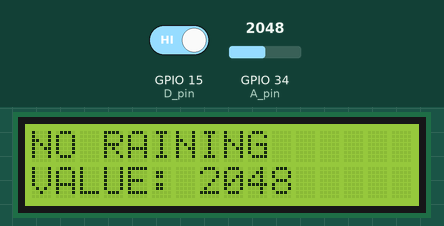
This sketch was run on a simulated ESP32. On the bench: 16×2 character LCD. The test bench sets the inputs (shaded band); at power-on: GPIO 15 (D_pin) HIGH, GPIO 34 (A_pin) = 2048.

Above: at 2.2 s.
2.3 s: GPIO 15 (D_pin) driven LOW
At 3.9 s:
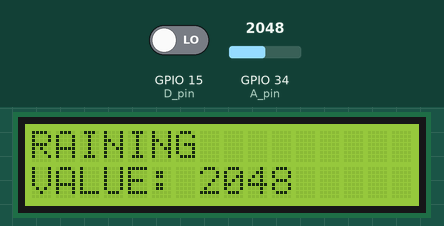
4.2 s: GPIO 34 (A_pin) set to 2866
At 5.5 s:
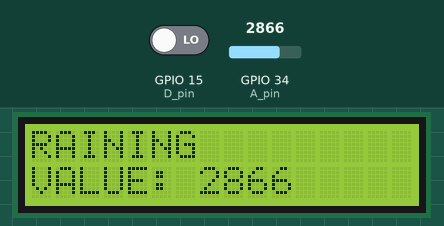
5.8 s: GPIO 34 (A_pin) set to 3603
At 7.2 s:
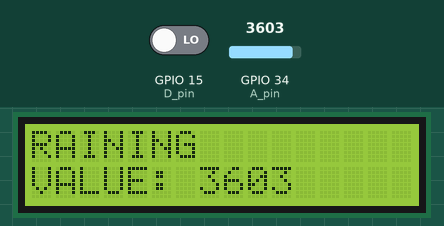
7.5 s: GPIO 15 (D_pin) driven HIGH
At 8.8 s:
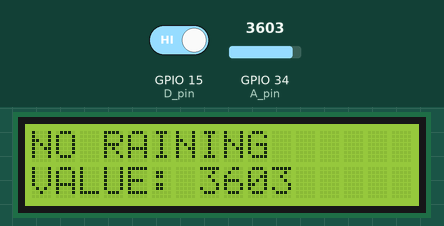
9.1 s: GPIO 34 (A_pin) set to 4095
At 10.7 s:
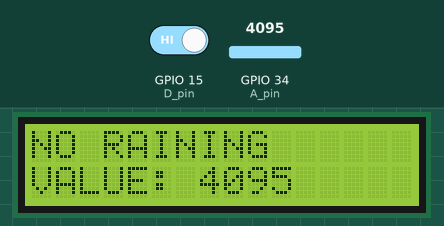
Timing chart, 0 to 11.8 s (numbered marks = the images above; inputs shaded):
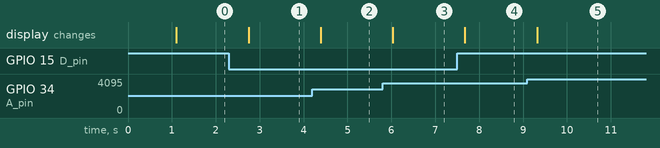

The sketch:

main.ino
```cpp
#include <LiquidCrystal_I2C.h>
#include <Wire.h>

LiquidCrystal_I2C lcd(0x27, 16, 2);

#define D_pin 15
#define A_pin 34

void setup() {
  // put your setup code here, to run once:

  Wire.begin(21, 22);
  Serial.begin(115200);

  lcd.init();
  lcd.backlight();

  pinMode(D_pin, INPUT);
  pinMode(A_pin, INPUT);

  lcd.setCursor(0, 0);
  lcd.print("Raindrop Module");
  delay(1000);


}

void loop() {
  // put your main code here, to run repeatedly:

  bool sensorState = digitalRead(D_pin);
  int  sensorValue = analogRead(A_pin);

  lcd.clear();

  if(sensorState == LOW){
    lcd.setCursor(0, 0);
    lcd.print("RAINING");

    lcd.setCursor(0, 1);
    lcd.print("VALUE: ");
    lcd.print(sensorValue);

  }else{


    lcd.setCursor(0, 0);
    lcd.print("NO RAINING");

    lcd.setCursor(0, 1);
    lcd.print("VALUE: ");
    lcd.print(sensorValue);
  }


 delay(800);

}
```

Measured:
- after the input at 2.3 s, the display: changes after 0.45 s (image 1)
- after the input at 4.2 s, the display: changes after 0.19 s (image 2)
- after the input at 5.8 s, the display: changes after 0.23 s (image 3)
- after the input at 7.5 s, the display: changes after 0.18 s (image 4)
- after the input at 9.1 s, the display: changes after 0.22 s (image 5)
